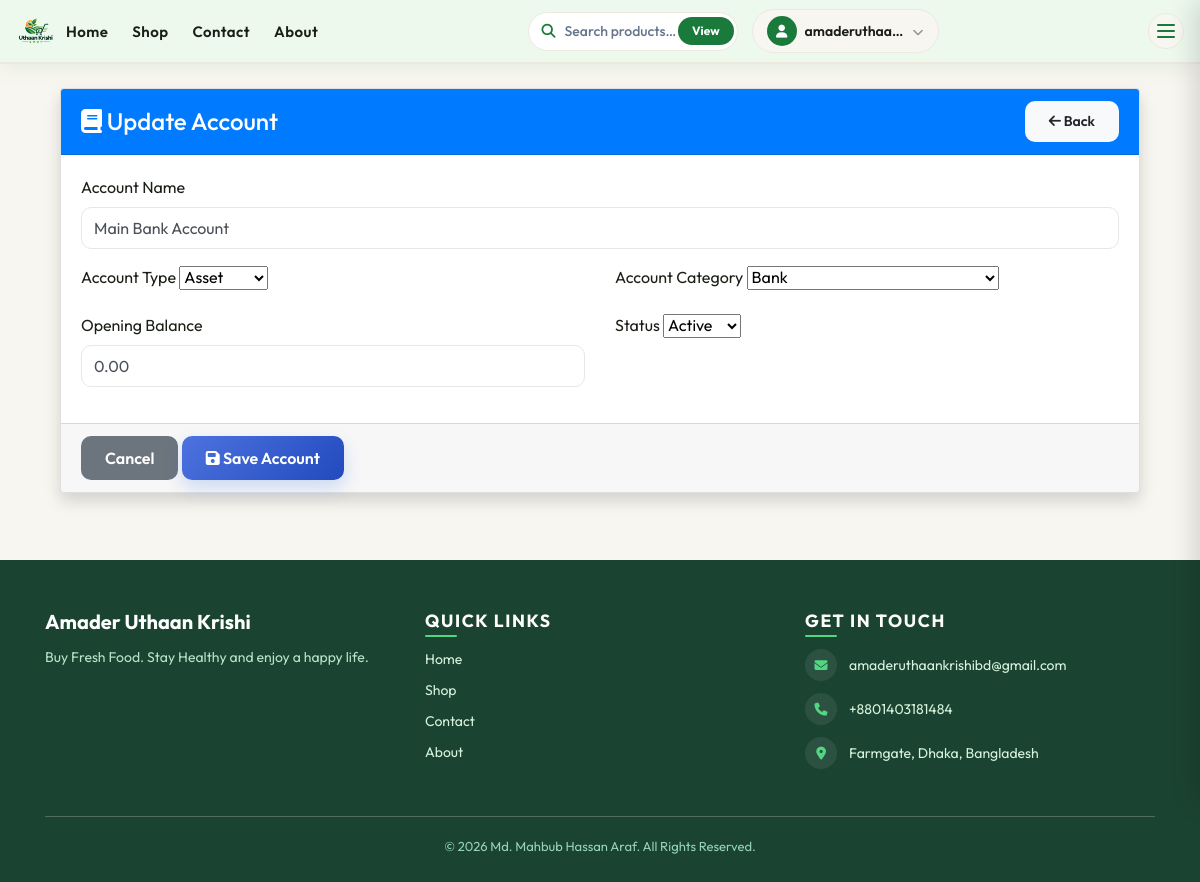
Screenshot of /finance/accounts/2/edit/ (signed in) with the database file from the repository.
### apps/accounts/models.py (models this page shows, shortened)
class CustomUser(AbstractUser):
    email = models.EmailField(unique=True)
    COUNTRY_CHOICES = [
        ('BD', 'Bangladesh'),
        ('IN', 'India'),
        ('PK', 'Pakistan'),
        ('US', 'United States'),
        ('UK', 'United Kingdom'),
    ]
    country = models.CharField(max_length=50, choices=COUNTRY_CHOICES, blank=True, null=True)
    location = models.CharField(max_length=150, blank=True, null=True)
    phone_number = models.CharField(max_length=20, blank=True, null=True)
    profile_image = models.FileField(upload_to='profiles/', blank=True, null=True)
    user_id = models.IntegerField(unique=True, null=True, blank=True, editable=False)
    USERNAME_FIELD = 'email'
    REQUIRED_FIELDS = ['username']

### apps/finance/models.py (models this page shows, shortened)
class Account(models.Model):
    TYPE1_CHOICES = (
        ("asset", "Asset"),
        ("liability", "Liability"),
        ("equity", "Equity"),
        ("revenue", "Revenue"),
        ("expense", "Expense"),
    )
    TYPE2_CHOICES = (
        ("cash", "Cash"),
        ("bank", "Bank"),
        ("customer", "Customer"),
        ("supplier", "Supplier"),
        ("receivable", "Receivable"),
        ("payable", "Payable"),
        ("product", "Product"),
        ("capital", "Capital"),
        ("purchase", "Purchase"),
        ("discount", "Discount"),
        ("packaging", "Packaging Charge"),
        ("bkash_charge", "bKash Charge"),
        ("bad_debt", "Bad Debt / Expected Credit Loss"),
        ("other", "Other"),
    )
    OPENING_BALANCE_TYPE = (
        ("debit", "Debit"),
        ("credit", "Credit"),
    )
    STATUS_CHOICES = (
        ("active", "Active"),
        ("inactive", "Inactive"),
    )
    account_code = models.CharField(
        max_length=20,
        blank=True,
    )
    name = models.CharField(
        max_length=150
    )
    type1 = models.CharField(
        max_length=20,
        choices=TYPE1_CHOICES,
    )
    type2 = models.CharField(
        max_length=30,
        choices=TYPE2_CHOICES,
        default="other",
    )
    customer = models.OneToOneField(
        CustomUser,
        on_delete=models.CASCADE,
        null=True,
        blank=True,
        related_name="account"
    )
    product = models.OneToOneField(
        Product,
        on_delete=models.CASCADE,
        null=True,
        blank=True,
        related_name="account"
    )
    expense_category = models.OneToOneField(
        ExpenseCategory,
        on_delete=models.CASCADE,
        null=True,
        blank=True,
        related_name="account"
    )
    opening_balance = models.DecimalField(
        max_digits=12,
        decimal_places=2,
        default=Decimal("0.00"),
    )
    opening_balance_type = models.CharField(
        max_length=10,
        choices=OPENING_BALANCE_TYPE,
        default="debit",
    )
    is_default = models.BooleanField(
        default=False,
    )
    status = models.CharField(
        max_length=20,
        choices=STATUS_CHOICES,
        default="active",
    )
    created_at = models.DateTimeField(
        auto_now_add=True,
    )
    updated_at = models.DateTimeField(
        auto_now=True,
    )
    class Meta:
        ordering = ["name"]
        indexes = [
            models.Index(fields=["account_code"]),
            models.Index(fields=["name"]),
            models.Index(fields=["type1"]),
            models.Index(fields=["type2"]),
            models.Index(fields=["status"]),
        ]

### apps/finance/views.py (the view)
@login_required
@user_passes_test(admin_required)
def account_update(request, pk):
    account = get_object_or_404(Account, pk=pk)
    if request.method == "POST":
        form = AccountForm(request.POST, instance=account)
        if form.is_valid():
            form.save()
            messages.success(request, "Account updated successfully.")
            return redirect("account_list")
    else:
        form = AccountForm(instance=account)
    return render(
        request,
        "finance/account_form.html",
        {"form": form, "title": "Update Account"},
    )

### apps/finance/forms.py
class AccountForm(forms.ModelForm):
    class Meta:
        model = Account
        fields = [
            "name",
            "type1",
            "type2",
            "opening_balance",
            "status",
        ]
        widgets = {
            "name": forms.TextInput(
                attrs={
                    "class": "form-control",
                    "placeholder": "Account Name",
                }
            ),
            "type1": forms.Select(
                attrs={
                    "class": "form-select",
                }
            ),
            "type2": forms.Select(
                attrs={
                    "class": "form-select",
                }
            ),
            "opening_balance": forms.NumberInput(
                attrs={
                    "class": "form-control",
                    "step": "0.01",
                }
            ),
            "status": forms.Select(
                attrs={
                    "class": "form-select",
                }
            ),
        }

### apps/finance/views.py (called while the page is built)
def admin_required(user):
    return user.is_authenticated and (user.is_staff or user.is_superuser)

### Templates/finance/account_form.html (shortened to what this page needs)
{% extends "base.html" %}
{% load static %}
{% block content %}
<div class="container mt-4">
    <div class="card shadow">
        <div class="card-header bg-primary text-white d-flex justify-content-between align-items-center">
            <h4 class="mb-0">
                <i class="fas fa-book"></i>
                {{ title }}
            </h4>
            <a href="{% url 'account_list' %}" class="btn btn-light btn-sm">
                <i class="fas fa-arrow-left"></i>
                Back
            </a>
        </div>
        <form method="post">
            <div class="card-body">
                <div class="row">
                    <div class="col-md-12 mb-3">
                        <label class="form-label">
                            Account Name
                        </label>
                        {{ form.name }}
                    </div>
                    <div class="col-md-6 mb-3">
                        <label class="form-label">
                            Account Type
                        </label>
                        {{ form.type1 }}
                    </div>
                    <div class="col-md-6 mb-3">
                        <label class="form-label">
                            Account Category
                        </label>
                        {{ form.type2 }}
                    </div>
                    <div class="col-md-6 mb-3">
                        <label class="form-label">
                            Opening Balance
                        </label>
                        {{ form.opening_balance }}
                    </div>
                    <div class="col-md-6 mb-3">
                        <label class="form-label">
                            Status
                        </label>
                        {{ form.status }}
                    </div>
                </div>
            </div>
            <div class="card-footer text-end">
                <a href="{% url 'account_list' %}" class="btn btn-secondary">
                    Cancel
                </a>
                <button type="submit" class="btn btn-primary">
                    <i class="fas fa-save"></i>
                    Save Account
                </button>
            </div>
        </form>
    </div>
</div>
{% endblock %}

### Templates/base.html (shortened to what this page needs)
{% load static %}
<!DOCTYPE html>
<html lang="en">
<head>
  <link rel="stylesheet" href="https://cdn.jsdelivr.net/npm/bootstrap@4.6.2/dist/css/bootstrap.min.css">
  <link rel="stylesheet" href="https://cdnjs.cloudflare.com/ajax/libs/font-awesome/6.4.0/css/all.min.css">
  <link rel="stylesheet" href="{% static 'css/base.css' %}">
  <link rel="stylesheet" href="{% static 'css/home.css' %}">
  <link rel="stylesheet" href="{% static 'css/profiles.css' %}">
  <link rel="stylesheet" href="{% static 'css/contact.css' %}">
  <link rel="stylesheet" href="{% static 'css/about.css' %}">
  <link rel="stylesheet" href="{% static 'css/user_orders.css' %}">
  <link rel="stylesheet" href="{% static 'css/admin_panal.css' %}">
</head>
<body>
<nav class="site-navbar" id="siteNavbar">
  <div class="navbar-inner">
    <a class="nav-brand" href="{% url 'home' %}">
      <img src="{% static 'images/Video_Alt.png' %}" alt="Amader Uthaan Krishi" class="nav-logo">
    </a>
    <ul class="nav-links desktop-only">
      <li><a href="{% url 'home' %}"    class="nav-link-item {% if request.resolver_match.url_name == 'home'    %}active{% endif %}">Home</a></li>
      <li><a href="{% url 'shop' %}"    class="nav-link-item {% if request.resolver_match.url_name == 'shop'    %}active{% endif %}">Shop</a></li>
      <li><a href="{% url 'contact' %}" class="nav-link-item {% if request.resolver_match.url_name == 'contact' %}active{% endif %}">Contact</a></li>
      <li><a href="{% url 'about' %}"   class="nav-link-item {% if request.resolver_match.url_name == 'about'   %}active{% endif %}">About</a></li>
    </ul>
    <div class="nav-right desktop-only">
      <form class="nav-search-form" method="get" action="{% url 'shop' %}">
        <input type="search" name="q" placeholder="Search products…"
               value="{{ request.GET.q }}" class="nav-search-input" autocomplete="off">
        <button type="submit" class="nav-search-btn">View</button>
      </form>
      {% if user.is_authenticated %}
        <div class="user-dropdown" id="userDropdown">
          <button class="user-dropdown-toggle" id="userDropdownBtn"
                  type="button" aria-haspopup="true" aria-expanded="false">
            <span class="user-avatar"><i class="fas fa-user"></i></span>
            <span class="user-name">{{ user.username }}</span>
            <i class="fas fa-chevron-down chev"></i>
          </button>
        </div>
      {% else %}
        <a href="{% url 'login' %}"  class="btn-nav-login">Login</a>
        <a href="{% url 'signup' %}" class="btn-nav-signup">Sign Up</a>
      {% endif %}
    </div>
    <button class="hamburger" id="hamburgerBtn" aria-label="Open menu" aria-expanded="false">
      <span class="hbar"></span>
      <span class="hbar"></span>
      <span class="hbar"></span>
    </button>
  </div>
</nav>
<main class="page-main">
  <div class="container mt-4">
    {% block content %}{% endblock %}
  </div>
</main>
<footer class="site-footer">
  <div class="container">
    <div class="row">
      <div class="col-md-4 footer-col-mobile">
        <h5 class="footer-brand">Amader Uthaan Krishi</h5>
        <p class="footer-tagline">Buy Fresh Food. Stay Healthy and enjoy a happy life.</p>
      </div>
      <div class="col-md-4 footer-col-mobile">
        <h6 class="footer-heading">Quick Links</h6>
        <div class="footer-links">
          <a href="{% url 'home' %}">Home</a>
          <a href="{% url 'shop' %}">Shop</a>
          <a href="{% url 'contact' %}">Contact</a>
          <a href="{% url 'about' %}">About</a>
        </div>
      </div>
      <div class="col-md-4 footer-col-mobile">
        <h6 class="footer-heading">Get in Touch</h6>
        <p class="footer-contact"><i class="fas fa-envelope"></i> amaderuthaankrishibd@gmail.com</p>
        <p class="footer-contact"><i class="fas fa-phone"></i> +8801403181484</p>
        <p class="footer-contact"><i class="fas fa-map-marker-alt"></i> Farmgate, Dhaka, Bangladesh</p>
      </div>
    </div>
    <hr class="footer-hr">
    <p class="footer-copy">&copy; 2026 Md. Mahbub Hassan Araf. All Rights Reserved.</p>
  </div>
</footer>
</body>
</html>

### static/css/home.css (style rules this page uses)
body { background: var(--cream); font-family: 'Outfit', sans-serif; color: var(--text-dark); overflow-x: hidden; }

### static/css/profiles.css (style rules this page uses)
.btn { border-radius: 30px; padding: 10px 24px; font-weight: 600; transition: all 0.25s ease; position: relative; overflow: hidden; border: none; }
.btn-primary { background: linear-gradient(135deg, #4e73df, #224abe); color: #fff; }
.btn::after { content: ""; position: absolute; width: 0; height: 0; background: rgba(255,255,255,0.4); border-radius: 50%; top: 50%; left: 50%; transform: translate(-50%, -50%); transition: width 0.4s ease, height 0.4s ease; }

### static/css/admin_panal.css (style rules this page uses)
:root { --primary:#2563eb; --primary-dark:#1d4ed8; --success:#16a34a; --danger:#dc2626; --warning:#f59e0b; --text:#1f2937; --muted:#6b7280; --card:#ffffff; --bg:#f4f7fb; --border:#e5e7eb; --radius:18px; }
.btn { border-radius:10px; font-weight:600; transition:.25s; }
.btn-primary { box-shadow: 0 8px 18px rgba(37,99,235,.20); }
.form-control { border-radius:10px; border:1px solid var(--border); min-height:42px; box-shadow:none; }

### rows the page displays
CustomUser: username "amaderuthaa…"
Account: name "Main Bank Account", type1 "Asset", type2 "Bank", opening_balance "0.00", status "Active"

### other values shown
{{ title }} "Update Account"
